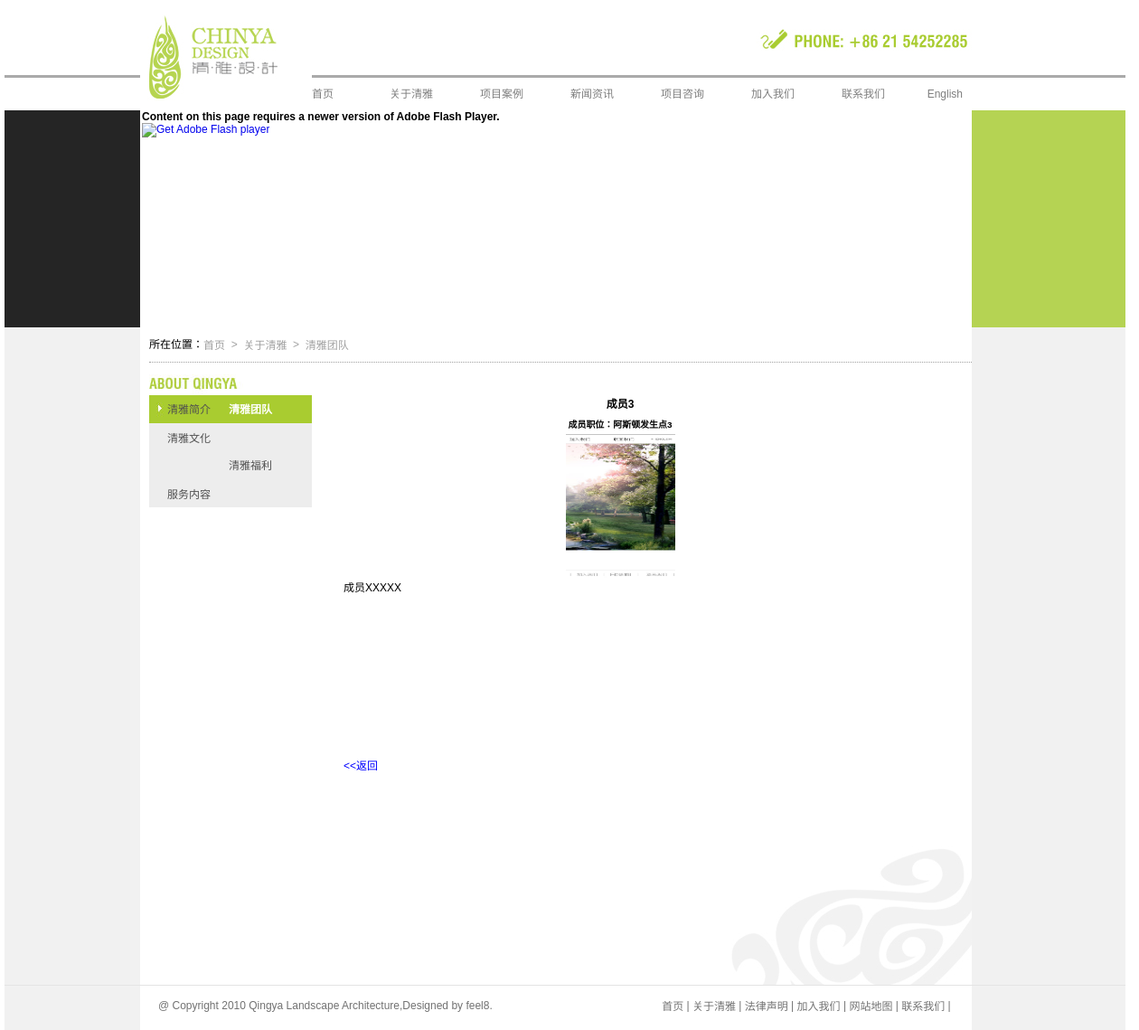
Screenshot of /index.php/main/elegantinfo/2/2/3 with the database file from the repository.
### tables this page shows
CREATE TABLE `serviceroot` (
  `id` bigint(20) NOT NULL AUTO_INCREMENT,
  `rootname` varchar(200) DEFAULT NULL,
  `rootorder` bigint(20) DEFAULT NULL,
  PRIMARY KEY (`id`)
);

CREATE TABLE `servicecat` (
  `id` bigint(20) NOT NULL AUTO_INCREMENT,
  `catname` varchar(200) DEFAULT NULL,
  `rootid` bigint(20) DEFAULT NULL,
  `catdesc` text,
  `catorder` bigint(20) DEFAULT NULL,
  PRIMARY KEY (`id`)
);

CREATE TABLE `team` (
  `id` bigint(20) NOT NULL AUTO_INCREMENT,
  `teampic` varchar(256) DEFAULT NULL,
  `teamname` varchar(200) DEFAULT NULL,
  `teamjobs` varchar(200) DEFAULT NULL,
  `teamdesc` text,
  PRIMARY KEY (`id`)
);

### system/application/controllers/main.php (called while the page is built, shortened)
<?php
class Main extends Controller {
	var $methodName;
	function elegantinfo($rid, $catid, $teamid) {
		$data = array ();
		$data ["catmenu"] = $this->getServiceCat ( $rid );
		$data ["selectcat"] = $catid;
		$data ["content"] = $this->getServiceCatByID ( $catid );
	if($catid == 2){
			$data["team"] = $this->getTeamInfo($teamid);
		}
		$this->executeFrame ( $data, $rid );
		$this->showView ( $data, "elegantinfo" );
	}
	function getServiceCatByID($catid) {
		$this->db->order_by ( "catorder" );
		$result = $this->db->get_where ( "servicecat", array ("id" => $catid ) );
		return $result->result_array ();
	}
	function getServiceCat($rid) {
		$this->db->order_by ( "catorder" );
		$result = $this->db->get_where ( "servicecat", array ("rootid" => $rid ) );
		return $result->result_array ();
	}
	function getTeamInfo($teamid){
		$result = $this->db->get_where("team",array("id"=>$teamid));
		return $result->result_array();
	}
	function executeFrame(&$data, $rid) {
		$data ["nav"] = $this->getRootNav ();
	}
	function getRootNav() {
		$this->db->order_by ( "rootorder" );
		$this->db->where ( "id < ", 8 );
		$result = $this->db->get ( "serviceroot" );
		return $result->result_array ();
	}
	function showView($data, $viewName = null) {
		$this->load->view ( "header", $data );
		$this->load->view ( "ad", $data );
		if (! $viewName) {
			$this->load->view ( $this->methodName, $data );
		} else {
			$this->load->view ( $viewName, $data );
		}
		$this->load->view ( "footer", $data );
	}
}
?>

### system/codeigniter/CodeIgniter.php (called while the page is built, shortened)
<?php  if ( ! defined('BASEPATH')) exit('No direct script access allowed');
$EXT =& load_class('Hooks');
$EXT->_call_hook('pre_system');
$URI =& load_class('URI');
$RTR =& load_class('Router');
$method = $RTR->fetch_method();
$EXT->_call_hook('pre_controller');
$CI = new $class();
if ($RTR->scaffolding_request === TRUE)
{
	if ($EXT->_call_hook('scaffolding_override') === FALSE)
	{
		$CI->_ci_scaffolding();
	}
}
else
{
	if (method_exists($CI, '_remap'))
	{
		$CI->_remap($method);
	}
	else
	{
		call_user_func_array(array(&$CI, $method), array_slice($URI->rsegments, 2));
	}
}

### index.php (called while the page is built, shortened)
<?php
require_once BASEPATH.'codeigniter/CodeIgniter'.EXT;

### system/application/views/elegantinfo.php (the view)
<div id="content">
<div id="info">
<?php foreach($root as $entry): $rootid = $entry["id"];?>
<div id="adnav">
<span style="color:black;">所在位置：</span>
<a href="index.php/main/index">首页</a>
<span>&nbsp;&nbsp;&gt;&nbsp;&nbsp;</span>
<a href="index.php/main/elegant/<?php echo $rootid ?>/1"><?php echo $entry["rootname"] ?></a>
<span>&nbsp;&nbsp;&gt;&nbsp;&nbsp;</span>
<a href="index.php/main/elegant/<?php echo $rootid ?>/<?php echo $selectcat ?>">
<?php foreach($content as $catitem):?>
<?php echo $catitem["catname"] ?>
<?php endforeach;?>
</a>
</div>
<?php endforeach;?>
<div id="leftbar">
<dl>
<dt><a href="index.php/main/elegant/<?php echo $rootid ?>/<?php echo $selectcat ?>"><img src="images/0<?php echo $rootid ?>.jpg"/></a>
</dt>
<dd>
<ul>
<?php foreach ($catmenu as $citem):?>
<?php if($selectcat == $citem["id"]){?>
<li class="activeli"><a href="index.php/main/elegant/<?php echo $rootid ?>/<?php echo $citem["id"] ?>" class="active"><?php echo $citem["catname"] ?></a></li>
<?php }else{?>
<li class="deactiveli"><a href="index.php/main/elegant/<?php echo $rootid ?>/<?php echo $citem["id"] ?>" class="deactive"><?php echo $citem["catname"] ?></a></li>
<?php }?>
<?php endforeach;?>
</ul>
</dd>
</dl>
</div>
<div id="rightbar">
<?php foreach ($team as $pitem):?>
	<div class="infocontent" id="serviceinfo" style="min-height:400px;">
	<h4 style="text-align:center;float:left; width:90%;"><?php echo $pitem["teamname"] ?></h4>
	<h5 style="text-align:center;float:left;width:90%;">成员职位：<?php echo $pitem["teamjobs"]; ?></h5>
	<div style="text-align:center;float:left;width:90%;"><img style="width:121px; height:160px;" src="upload/<?php echo $pitem["teampic"] ?>"/></div>
	<div style=" clear:both;"><?php echo $pitem["teamdesc"] ?></div>
	</div>
	<div style="float:left;width:100%;">
	<a style="color:blue;" href="index.php/main/elegant/2/2">&lt;&lt;返回</a>
	</div>
	<?php endforeach;?>
</div>
</div>
</div>

### css/site.css (style rules this page uses)
body { margin:0 auto; padding:0; width:1250px;font-family:Tahoma, Geneva, sans-serif; font-size:12px; }
img { border:0; padding:0; margin:0; }
h1,h2,h3,h4,h5,h6,div { border:0; margin:0; padding:0; }
ul,dl,dd,dt { padding:0; margin:0; list-style:none; border:0; }
li { list-style:none; padding:0; margin:0; border:none; }
a { font-size:12px; text-decoration:none; display:block; float:left; }
p { margin:0; padding:0; border:none; }
span { float:left; line-height:1.8em; }
#content { width:920px; float:left;padding-left:150px; padding-right:170px; background-color:#f1f1f1; }
#info { float:left; background-color:#fff; min-height:500px; width:910px; padding-left:10px; }
#adnav { width:100%; float:left; border-bottom:dotted 1px #A0A0A0; height:28px; padding-top:10px; }
#adnav a { color:#A0A0A0; line-height:1.8em; }
#adnav span { color:#A0A0A0; line-height:1.6em; }
#leftbar { width:180px; float:left; margin-top:5px; }
#leftbar ul .activeli { width:180px; background-image:url(../images/button_03.jpg); height:31px; }
#leftbar ul .deactiveli { width:180px; background-image:url(../images/button_02.jpg); height:31px; }
#leftbar ul li .active { margin-left:20px; color:#FFF; font-weight:700;line-height:2.7em; }
#leftbar ul li .deactive { margin-left:20px; color:#505050; line-height:2.7em; }
#rightbar { font-size:12px; line-height:1.8em; width:680px; float:right; padding-top:36px; padding-right:15px; padding-bottom:60px; }

### rows the page displays
serviceroot: rootname "关于清雅"
servicecat: catname "清雅团队"
servicecat: catname "清雅简介"
servicecat: catname "清雅文化"
servicecat: catname "清雅福利"
servicecat: catname "服务内容"
team: teamname "成员3", teamjobs "阿斯顿发生点3", teampic (picture), teamdesc "成员XXXXX"
